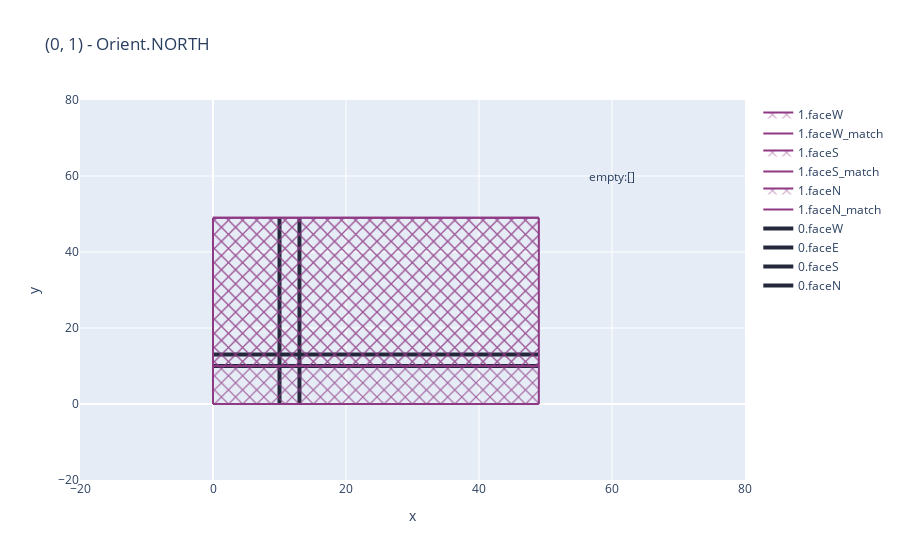
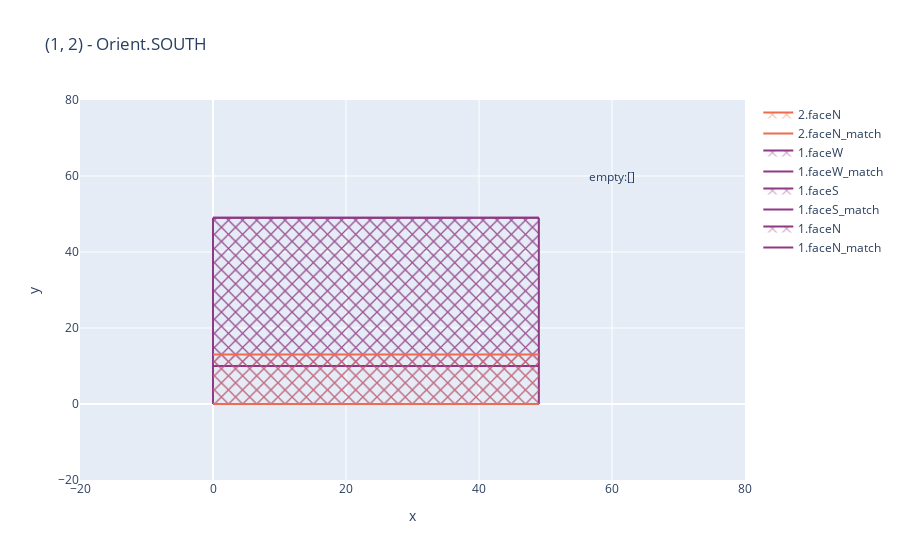
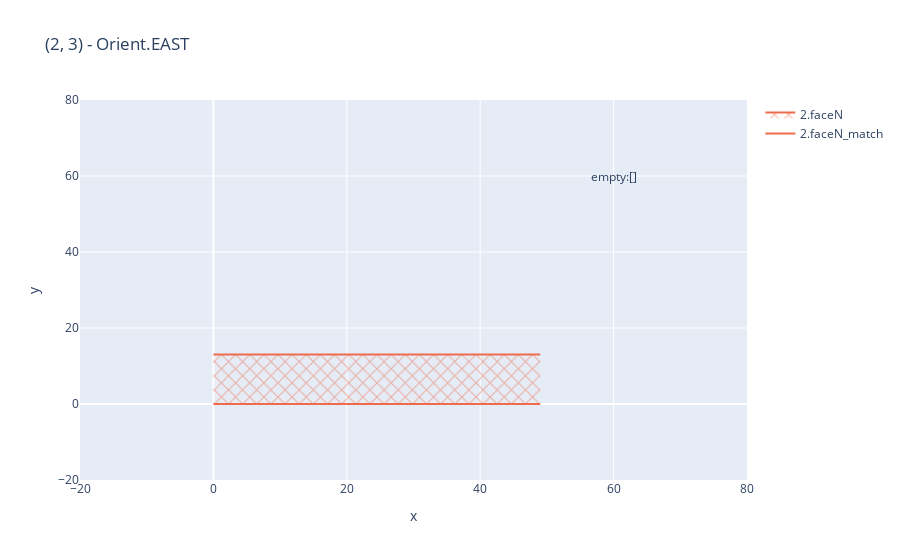
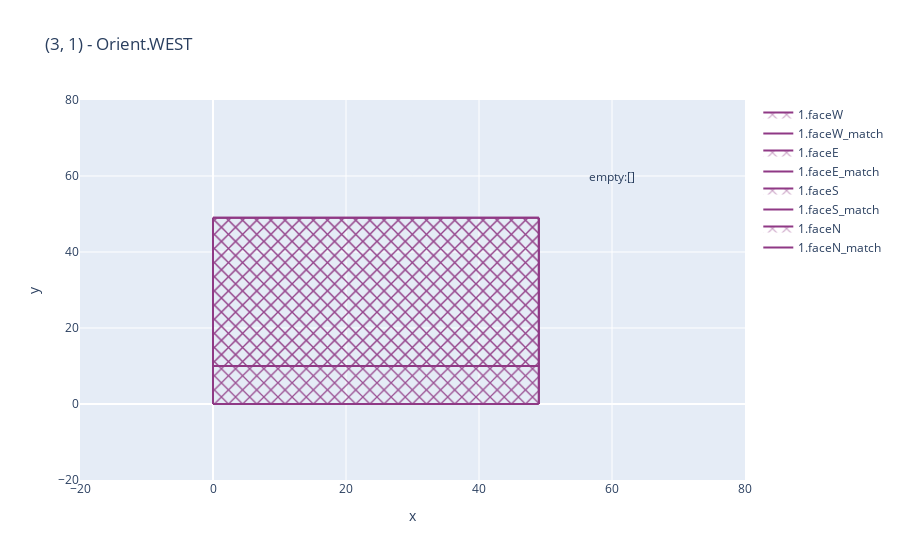

The notebook cell saved with these charts, in order:
### Code cell
s.see_updates()

### Figure 1 — Plotly figure (JSON) as saved in the notebook; plotly's stock layout.template omitted (floating-point values rounded to 4 significant figures)
{"data": [{"line": {"color": "#25283d", "width": 4}, "mode": "lines", "name": "0.faceN", "type": "scatter", "x": [0, 1, 2, 3, 4, 5, 6, 7, 8, 9, 10, 11, 12, 13, 14, 15, 16, 17, 18, 19, 20, 21, 22, 23, 24, 25, 26, 27, 28, 29, 30, 31, 32, 33, 34, 35, 36, 37, 38, 39, 40, 41, 42, 43, 44, 45, 46, 47, 48, 49], "y": [13, 13, 13, 13, 13, 13, 13, 13, 13, 13, 13, 13, 13, 13, 13, 13, 13, 13, 13, 13, 13, 13, 13, 13, 13, 13, 13, 13, 13, 13, 13, 13, 13, 13, 13, 13, 13, 13, 13, 13, 13, 13, 13, 13, 13, 13, 13, 13, 13, 13]}, {"line": {"color": "#25283d", "width": 4}, "mode": "lines", "name": "0.faceS", "type": "scatter", "x": [0, 1, 2, 3, 4, 5, 6, 7, 8, 9, 10, 11, 12, 13, 14, 15, 16, 17, 18, 19, 20, 21, 22, 23, 24, 25, 26, 27, 28, 29, 30, 31, 32, 33, 34, 35, 36, 37, 38, 39, 40, 41, 42, 43, 44, 45, 46, 47, 48, 49], "y": [10, 10, 10, 10, 10, 10, 10, 10, 10, 10, 10, 10, 10, 10, 10, 10, 10, 10, 10, 10, 10, 10, 10, 10, 10, 10, 10, 10, 10, 10, 10, 10, 10, 10, 10, 10, 10, 10, 10, 10, 10, 10, 10, 10, 10, 10, 10, 10, 10, 10]}, {"line": {"color": "#25283d", "width": 4}, "mode": "lines", "name": "0.faceE", "type": "scatter", "x": [13, 13, 13, 13, 13, 13, 13, 13, 13, 13, 13, 13, 13, 13, 13, 13, 13, 13, 13, 13, 13, 13, 13, 13, 13, 13, 13, 13, 13, 13, 13, 13, 13, 13, 13, 13, 13, 13, 13, 13, 13, 13, 13, 13, 13, 13, 13, 13, 13, 13], "y": [0, 1, 2, 3, 4, 5, 6, 7, 8, 9, 10, 11, 12, 13, 14, 15, 16, 17, 18, 19, 20, 21, 22, 23, 24, 25, 26, 27, 28, 29, 30, 31, 32, 33, 34, 35, 36, 37, 38, 39, 40, 41, 42, 43, 44, 45, 46, 47, 48, 49]}, {"line": {"color": "#25283d", "width": 4}, "mode": "lines", "name": "0.faceW", "type": "scatter", "x": [10, 10, 10, 10, 10, 10, 10, 10, 10, 10, 10, 10, 10, 10, 10, 10, 10, 10, 10, 10, 10, 10, 10, 10, 10, 10, 10, 10, 10, 10, 10, 10, 10, 10, 10, 10, 10, 10, 10, 10, 10, 10, 10, 10, 10, 10, 10, 10, 10, 10], "y": [0, 1, 2, 3, 4, 5, 6, 7, 8, 9, 10, 11, 12, 13, 14, 15, 16, 17, 18, 19, 20, 21, 22, 23, 24, 25, 26, 27, 28, 29, 30, 31, 32, 33, 34, 35, 36, 37, 38, 39, 40, 41, 42, 43, 44, 45, 46, 47, 48, 49]}, {"line": {"color": "#8f3985"}, "mode": "lines", "name": "1.faceN_match", "type": "scatter", "x": [0, 1, 2, 3, 4, 5, 6, 7, 8, 9, 10, 11, 12, 13, 14, 15, 16, 17, 18, 19, 20, 21, 22, 23, 24, 25, 26, 27, 28, 29, 30, 31, 32, 33, 34, 35, 36, 37, 38, 39, 40, 41, 42, 43, 44, 45, 46, 47, 48, 49], "y": [49, 49, 49, 49, 49, 49, 49, 49, 49, 49, 49, 49, 49, 49, 49, 49, 49, 49, 49, 49, 49, 49, 49, 49, 49, 49, 49, 49, 49, 49, 49, 49, 49, 49, 49, 49, 49, 49, 49, 49, 49, 49, 49, 49, 49, 49, 49, 49, 49, 49]}, {"fill": "tonexty", "fillpattern": {"fillmode": "replace", "shape": "x"}, "line": {"color": "#8f3985"}, "mode": "lines", "name": "1.faceN", "type": "scatter", "x": [0, 1, 2, 3, 4, 5, 6, 7, 8, 9, 10, 11, 12, 13, 14, 15, 16, 17, 18, 19, 20, 21, 22, 23, 24, 25, 26, 27, 28, 29, 30, 31, 32, 33, 34, 35, 36, 37, 38, 39, 40, 41, 42, 43, 44, 45, 46, 47, 48, 49], "y": [10, 10, 10, 10, 10, 10, 10, 10, 10, 10, 10, 10, 10, 10, 10, 10, 10, 10, 10, 10, 10, 10, 10, 10, 10, 10, 10, 10, 10, 10, 10, 10, 10, 10, 10, 10, 10, 10, 10, 10, 10, 10, 10, 10, 10, 10, 10, 10, 10, 10]}, {"line": {"color": "#8f3985"}, "mode": "lines", "name": "1.faceS_match", "type": "scatter", "x": [0, 1, 2, 3, 4, 5, 6, 7, 8, 9, 10, 11, 12, 13, 14, 15, 16, 17, 18, 19, 20, 21, 22, 23, 24, 25, 26, 27, 28, 29, 30, 31, 32, 33, 34, 35, 36, 37, 38, 39, 40, 41, 42, 43, 44, 45, 46, 47, 48, 49], "y": [49, 49, 49, 49, 49, 49, 49, 49, 49, 49, 49, 49, 49, 49, 49, 49, 49, 49, 49, 49, 49, 49, 49, 49, 49, 49, 49, 49, 49, 49, 49, 49, 49, 49, 49, 49, 49, 49, 49, 49, 49, 49, 49, 49, 49, 49, 49, 49, 49, 49]}, {"fill": "tonexty", "fillpattern": {"fillmode": "replace", "shape": "x"}, "line": {"color": "#8f3985"}, "mode": "lines", "name": "1.faceS", "type": "scatter", "x": [0, 1, 2, 3, 4, 5, 6, 7, 8, 9, 10, 11, 12, 13, 14, 15, 16, 17, 18, 19, 20, 21, 22, 23, 24, 25, 26, 27, 28, 29, 30, 31, 32, 33, 34, 35, 36, 37, 38, 39, 40, 41, 42, 43, 44, 45, 46, 47, 48, 49], "y": [0, 0, 0, 0, 0, 0, 0, 0, 0, 0, 0, 0, 0, 0, 0, 0, 0, 0, 0, 0, 0, 0, 0, 0, 0, 0, 0, 0, 0, 0, 0, 0, 0, 0, 0, 0, 0, 0, 0, 0, 0, 0, 0, 0, 0, 0, 0, 0, 0, 0]}, {"line": {"color": "#8f3985"}, "mode": "lines", "name": "1.faceW_match", "type": "scatter", "x": [49, 49, 49, 49, 49, 49, 49, 49, 49, 49, 49, 49, 49, 49, 49, 49, 49, 49, 49, 49, 49, 49, 49, 49, 49, 49, 49, 49, 49, 49, 49, 49, 49, 49, 49, 49, 49, 49, 49, 49, 49, 49, 49, 49, 49, 49, 49, 49, 49, 49], "y": [0, 1, 2, 3, 4, 5, 6, 7, 8, 9, 10, 11, 12, 13, 14, 15, 16, 17, 18, 19, 20, 21, 22, 23, 24, 25, 26, 27, 28, 29, 30, 31, 32, 33, 34, 35, 36, 37, 38, 39, 40, 41, 42, 43, 44, 45, 46, 47, 48, 49]}, {"fill": "tonextx", "fillpattern": {"fillmode": "replace", "shape": "x"}, "line": {"color": "#8f3985"}, "mode": "lines", "name": "1.faceW", "type": "scatter", "x": [0, 0, 0, 0, 0, 0, 0, 0, 0, 0, 0, 0, 0, 0, 0, 0, 0, 0, 0, 0, 0, 0, 0, 0, 0, 0, 0, 0, 0, 0, 0, 0, 0, 0, 0, 0, 0, 0, 0, 0, 0, 0, 0, 0, 0, 0, 0, 0, 0, 0], "y": [0, 1, 2, 3, 4, 5, 6, 7, 8, 9, 10, 11, 12, 13, 14, 15, 16, 17, 18, 19, 20, 21, 22, 23, 24, 25, 26, 27, 28, 29, 30, 31, 32, 33, 34, 35, 36, 37, 38, 39, 40, 41, 42, 43, 44, 45, 46, 47, 48, 49]}], "layout": {"annotations": [{"showarrow": false, "text": "empty:[]", "x": 60, "y": 60}], "title": {"text": "(0, 1) - Orient.NORTH"}, "xaxis": {"range": [-20, 80], "title": {"text": "x"}}, "yaxis": {"range": [-20, 80], "title": {"text": "y"}}}}

### Figure 2 — Plotly figure (JSON) as saved in the notebook; plotly's stock layout.template omitted (floating-point values rounded to 4 significant figures)
{"data": [{"line": {"color": "#8f3985"}, "mode": "lines", "name": "1.faceN_match", "type": "scatter", "x": [0, 1, 2, 3, 4, 5, 6, 7, 8, 9, 10, 11, 12, 13, 14, 15, 16, 17, 18, 19, 20, 21, 22, 23, 24, 25, 26, 27, 28, 29, 30, 31, 32, 33, 34, 35, 36, 37, 38, 39, 40, 41, 42, 43, 44, 45, 46, 47, 48, 49], "y": [49, 49, 49, 49, 49, 49, 49, 49, 49, 49, 49, 49, 49, 49, 49, 49, 49, 49, 49, 49, 49, 49, 49, 49, 49, 49, 49, 49, 49, 49, 49, 49, 49, 49, 49, 49, 49, 49, 49, 49, 49, 49, 49, 49, 49, 49, 49, 49, 49, 49]}, {"fill": "tonexty", "fillpattern": {"fillmode": "replace", "shape": "x"}, "line": {"color": "#8f3985"}, "mode": "lines", "name": "1.faceN", "type": "scatter", "x": [0, 1, 2, 3, 4, 5, 6, 7, 8, 9, 10, 11, 12, 13, 14, 15, 16, 17, 18, 19, 20, 21, 22, 23, 24, 25, 26, 27, 28, 29, 30, 31, 32, 33, 34, 35, 36, 37, 38, 39, 40, 41, 42, 43, 44, 45, 46, 47, 48, 49], "y": [10, 10, 10, 10, 10, 10, 10, 10, 10, 10, 10, 10, 10, 10, 10, 10, 10, 10, 10, 10, 10, 10, 10, 10, 10, 10, 10, 10, 10, 10, 10, 10, 10, 10, 10, 10, 10, 10, 10, 10, 10, 10, 10, 10, 10, 10, 10, 10, 10, 10]}, {"line": {"color": "#8f3985"}, "mode": "lines", "name": "1.faceS_match", "type": "scatter", "x": [0, 1, 2, 3, 4, 5, 6, 7, 8, 9, 10, 11, 12, 13, 14, 15, 16, 17, 18, 19, 20, 21, 22, 23, 24, 25, 26, 27, 28, 29, 30, 31, 32, 33, 34, 35, 36, 37, 38, 39, 40, 41, 42, 43, 44, 45, 46, 47, 48, 49], "y": [49, 49, 49, 49, 49, 49, 49, 49, 49, 49, 49, 49, 49, 49, 49, 49, 49, 49, 49, 49, 49, 49, 49, 49, 49, 49, 49, 49, 49, 49, 49, 49, 49, 49, 49, 49, 49, 49, 49, 49, 49, 49, 49, 49, 49, 49, 49, 49, 49, 49]}, {"fill": "tonexty", "fillpattern": {"fillmode": "replace", "shape": "x"}, "line": {"color": "#8f3985"}, "mode": "lines", "name": "1.faceS", "type": "scatter", "x": [0, 1, 2, 3, 4, 5, 6, 7, 8, 9, 10, 11, 12, 13, 14, 15, 16, 17, 18, 19, 20, 21, 22, 23, 24, 25, 26, 27, 28, 29, 30, 31, 32, 33, 34, 35, 36, 37, 38, 39, 40, 41, 42, 43, 44, 45, 46, 47, 48, 49], "y": [0, 0, 0, 0, 0, 0, 0, 0, 0, 0, 0, 0, 0, 0, 0, 0, 0, 0, 0, 0, 0, 0, 0, 0, 0, 0, 0, 0, 0, 0, 0, 0, 0, 0, 0, 0, 0, 0, 0, 0, 0, 0, 0, 0, 0, 0, 0, 0, 0, 0]}, {"line": {"color": "#8f3985"}, "mode": "lines", "name": "1.faceW_match", "type": "scatter", "x": [49, 49, 49, 49, 49, 49, 49, 49, 49, 49, 49, 49, 49, 49, 49, 49, 49, 49, 49, 49, 49, 49, 49, 49, 49, 49, 49, 49, 49, 49, 49, 49, 49, 49, 49, 49, 49, 49, 49, 49, 49, 49, 49, 49, 49, 49, 49, 49, 49, 49], "y": [0, 1, 2, 3, 4, 5, 6, 7, 8, 9, 10, 11, 12, 13, 14, 15, 16, 17, 18, 19, 20, 21, 22, 23, 24, 25, 26, 27, 28, 29, 30, 31, 32, 33, 34, 35, 36, 37, 38, 39, 40, 41, 42, 43, 44, 45, 46, 47, 48, 49]}, {"fill": "tonextx", "fillpattern": {"fillmode": "replace", "shape": "x"}, "line": {"color": "#8f3985"}, "mode": "lines", "name": "1.faceW", "type": "scatter", "x": [0, 0, 0, 0, 0, 0, 0, 0, 0, 0, 0, 0, 0, 0, 0, 0, 0, 0, 0, 0, 0, 0, 0, 0, 0, 0, 0, 0, 0, 0, 0, 0, 0, 0, 0, 0, 0, 0, 0, 0, 0, 0, 0, 0, 0, 0, 0, 0, 0, 0], "y": [0, 1, 2, 3, 4, 5, 6, 7, 8, 9, 10, 11, 12, 13, 14, 15, 16, 17, 18, 19, 20, 21, 22, 23, 24, 25, 26, 27, 28, 29, 30, 31, 32, 33, 34, 35, 36, 37, 38, 39, 40, 41, 42, 43, 44, 45, 46, 47, 48, 49]}, {"line": {"color": "#ee6c4d"}, "mode": "lines", "name": "2.faceN_match", "type": "scatter", "x": [0, 1, 2, 3, 4, 5, 6, 7, 8, 9, 10, 11, 12, 13, 14, 15, 16, 17, 18, 19, 20, 21, 22, 23, 24, 25, 26, 27, 28, 29, 30, 31, 32, 33, 34, 35, 36, 37, 38, 39, 40, 41, 42, 43, 44, 45, 46, 47, 48, 49], "y": [13, 13, 13, 13, 13, 13, 13, 13, 13, 13, 13, 13, 13, 13, 13, 13, 13, 13, 13, 13, 13, 13, 13, 13, 13, 13, 13, 13, 13, 13, 13, 13, 13, 13, 13, 13, 13, 13, 13, 13, 13, 13, 13, 13, 13, 13, 13, 13, 13, 13]}, {"fill": "tonexty", "fillpattern": {"fillmode": "replace", "shape": "x"}, "line": {"color": "#ee6c4d"}, "mode": "lines", "name": "2.faceN", "type": "scatter", "x": [0, 1, 2, 3, 4, 5, 6, 7, 8, 9, 10, 11, 12, 13, 14, 15, 16, 17, 18, 19, 20, 21, 22, 23, 24, 25, 26, 27, 28, 29, 30, 31, 32, 33, 34, 35, 36, 37, 38, 39, 40, 41, 42, 43, 44, 45, 46, 47, 48, 49], "y": [0, 0, 0, 0, 0, 0, 0, 0, 0, 0, 0, 0, 0, 0, 0, 0, 0, 0, 0, 0, 0, 0, 0, 0, 0, 0, 0, 0, 0, 0, 0, 0, 0, 0, 0, 0, 0, 0, 0, 0, 0, 0, 0, 0, 0, 0, 0, 0, 0, 0]}], "layout": {"annotations": [{"showarrow": false, "text": "empty:[]", "x": 60, "y": 60}], "title": {"text": "(1, 2) - Orient.SOUTH"}, "xaxis": {"range": [-20, 80], "title": {"text": "x"}}, "yaxis": {"range": [-20, 80], "title": {"text": "y"}}}}

### Figure 3 — Plotly figure (JSON) as saved in the notebook; plotly's stock layout.template omitted (floating-point values rounded to 4 significant figures)
{"data": [{"line": {"color": "#ee6c4d"}, "mode": "lines", "name": "2.faceN_match", "type": "scatter", "x": [0, 1, 2, 3, 4, 5, 6, 7, 8, 9, 10, 11, 12, 13, 14, 15, 16, 17, 18, 19, 20, 21, 22, 23, 24, 25, 26, 27, 28, 29, 30, 31, 32, 33, 34, 35, 36, 37, 38, 39, 40, 41, 42, 43, 44, 45, 46, 47, 48, 49], "y": [13, 13, 13, 13, 13, 13, 13, 13, 13, 13, 13, 13, 13, 13, 13, 13, 13, 13, 13, 13, 13, 13, 13, 13, 13, 13, 13, 13, 13, 13, 13, 13, 13, 13, 13, 13, 13, 13, 13, 13, 13, 13, 13, 13, 13, 13, 13, 13, 13, 13]}, {"fill": "tonexty", "fillpattern": {"fillmode": "replace", "shape": "x"}, "line": {"color": "#ee6c4d"}, "mode": "lines", "name": "2.faceN", "type": "scatter", "x": [0, 1, 2, 3, 4, 5, 6, 7, 8, 9, 10, 11, 12, 13, 14, 15, 16, 17, 18, 19, 20, 21, 22, 23, 24, 25, 26, 27, 28, 29, 30, 31, 32, 33, 34, 35, 36, 37, 38, 39, 40, 41, 42, 43, 44, 45, 46, 47, 48, 49], "y": [0, 0, 0, 0, 0, 0, 0, 0, 0, 0, 0, 0, 0, 0, 0, 0, 0, 0, 0, 0, 0, 0, 0, 0, 0, 0, 0, 0, 0, 0, 0, 0, 0, 0, 0, 0, 0, 0, 0, 0, 0, 0, 0, 0, 0, 0, 0, 0, 0, 0]}], "layout": {"annotations": [{"showarrow": false, "text": "empty:[]", "x": 60, "y": 60}], "title": {"text": "(2, 3) - Orient.EAST"}, "xaxis": {"range": [-20, 80], "title": {"text": "x"}}, "yaxis": {"range": [-20, 80], "title": {"text": "y"}}}}

### Figure 4 — Plotly figure (JSON) as saved in the notebook; plotly's stock layout.template omitted (floating-point values rounded to 4 significant figures)
{"data": [{"line": {"color": "#8f3985"}, "mode": "lines", "name": "1.faceN_match", "type": "scatter", "x": [0, 1, 2, 3, 4, 5, 6, 7, 8, 9, 10, 11, 12, 13, 14, 15, 16, 17, 18, 19, 20, 21, 22, 23, 24, 25, 26, 27, 28, 29, 30, 31, 32, 33, 34, 35, 36, 37, 38, 39, 40, 41, 42, 43, 44, 45, 46, 47, 48, 49], "y": [49, 49, 49, 49, 49, 49, 49, 49, 49, 49, 49, 49, 49, 49, 49, 49, 49, 49, 49, 49, 49, 49, 49, 49, 49, 49, 49, 49, 49, 49, 49, 49, 49, 49, 49, 49, 49, 49, 49, 49, 49, 49, 49, 49, 49, 49, 49, 49, 49, 49]}, {"fill": "tonexty", "fillpattern": {"fillmode": "replace", "shape": "x"}, "line": {"color": "#8f3985"}, "mode": "lines", "name": "1.faceN", "type": "scatter", "x": [0, 1, 2, 3, 4, 5, 6, 7, 8, 9, 10, 11, 12, 13, 14, 15, 16, 17, 18, 19, 20, 21, 22, 23, 24, 25, 26, 27, 28, 29, 30, 31, 32, 33, 34, 35, 36, 37, 38, 39, 40, 41, 42, 43, 44, 45, 46, 47, 48, 49], "y": [10, 10, 10, 10, 10, 10, 10, 10, 10, 10, 10, 10, 10, 10, 10, 10, 10, 10, 10, 10, 10, 10, 10, 10, 10, 10, 10, 10, 10, 10, 10, 10, 10, 10, 10, 10, 10, 10, 10, 10, 10, 10, 10, 10, 10, 10, 10, 10, 10, 10]}, {"line": {"color": "#8f3985"}, "mode": "lines", "name": "1.faceS_match", "type": "scatter", "x": [0, 1, 2, 3, 4, 5, 6, 7, 8, 9, 10, 11, 12, 13, 14, 15, 16, 17, 18, 19, 20, 21, 22, 23, 24, 25, 26, 27, 28, 29, 30, 31, 32, 33, 34, 35, 36, 37, 38, 39, 40, 41, 42, 43, 44, 45, 46, 47, 48, 49], "y": [49, 49, 49, 49, 49, 49, 49, 49, 49, 49, 49, 49, 49, 49, 49, 49, 49, 49, 49, 49, 49, 49, 49, 49, 49, 49, 49, 49, 49, 49, 49, 49, 49, 49, 49, 49, 49, 49, 49, 49, 49, 49, 49, 49, 49, 49, 49, 49, 49, 49]}, {"fill": "tonexty", "fillpattern": {"fillmode": "replace", "shape": "x"}, "line": {"color": "#8f3985"}, "mode": "lines", "name": "1.faceS", "type": "scatter", "x": [0, 1, 2, 3, 4, 5, 6, 7, 8, 9, 10, 11, 12, 13, 14, 15, 16, 17, 18, 19, 20, 21, 22, 23, 24, 25, 26, 27, 28, 29, 30, 31, 32, 33, 34, 35, 36, 37, 38, 39, 40, 41, 42, 43, 44, 45, 46, 47, 48, 49], "y": [0, 0, 0, 0, 0, 0, 0, 0, 0, 0, 0, 0, 0, 0, 0, 0, 0, 0, 0, 0, 0, 0, 0, 0, 0, 0, 0, 0, 0, 0, 0, 0, 0, 0, 0, 0, 0, 0, 0, 0, 0, 0, 0, 0, 0, 0, 0, 0, 0, 0]}, {"line": {"color": "#8f3985"}, "mode": "lines", "name": "1.faceE_match", "type": "scatter", "x": [49, 49, 49, 49, 49, 49, 49, 49, 49, 49, 49, 49, 49, 49, 49, 49, 49, 49, 49, 49, 49, 49, 49, 49, 49, 49, 49, 49, 49, 49, 49, 49, 49, 49, 49, 49, 49, 49, 49, 49, 49, 49, 49, 49, 49, 49, 49, 49, 49, 49], "y": [0, 1, 2, 3, 4, 5, 6, 7, 8, 9, 10, 11, 12, 13, 14, 15, 16, 17, 18, 19, 20, 21, 22, 23, 24, 25, 26, 27, 28, 29, 30, 31, 32, 33, 34, 35, 36, 37, 38, 39, 40, 41, 42, 43, 44, 45, 46, 47, 48, 49]}, {"fill": "tonextx", "fillpattern": {"fillmode": "replace", "shape": "x"}, "line": {"color": "#8f3985"}, "mode": "lines", "name": "1.faceE", "type": "scatter", "x": [0, 0, 0, 0, 0, 0, 0, 0, 0, 0, 0, 0, 0, 0, 0, 0, 0, 0, 0, 0, 0, 0, 0, 0, 0, 0, 0, 0, 0, 0, 0, 0, 0, 0, 0, 0, 0, 0, 0, 0, 0, 0, 0, 0, 0, 0, 0, 0, 0, 0], "y": [0, 1, 2, 3, 4, 5, 6, 7, 8, 9, 10, 11, 12, 13, 14, 15, 16, 17, 18, 19, 20, 21, 22, 23, 24, 25, 26, 27, 28, 29, 30, 31, 32, 33, 34, 35, 36, 37, 38, 39, 40, 41, 42, 43, 44, 45, 46, 47, 48, 49]}, {"line": {"color": "#8f3985"}, "mode": "lines", "name": "1.faceW_match", "type": "scatter", "x": [49, 49, 49, 49, 49, 49, 49, 49, 49, 49, 49, 49, 49, 49, 49, 49, 49, 49, 49, 49, 49, 49, 49, 49, 49, 49, 49, 49, 49, 49, 49, 49, 49, 49, 49, 49, 49, 49, 49, 49, 49, 49, 49, 49, 49, 49, 49, 49, 49, 49], "y": [0, 1, 2, 3, 4, 5, 6, 7, 8, 9, 10, 11, 12, 13, 14, 15, 16, 17, 18, 19, 20, 21, 22, 23, 24, 25, 26, 27, 28, 29, 30, 31, 32, 33, 34, 35, 36, 37, 38, 39, 40, 41, 42, 43, 44, 45, 46, 47, 48, 49]}, {"fill": "tonextx", "fillpattern": {"fillmode": "replace", "shape": "x"}, "line": {"color": "#8f3985"}, "mode": "lines", "name": "1.faceW", "type": "scatter", "x": [0, 0, 0, 0, 0, 0, 0, 0, 0, 0, 0, 0, 0, 0, 0, 0, 0, 0, 0, 0, 0, 0, 0, 0, 0, 0, 0, 0, 0, 0, 0, 0, 0, 0, 0, 0, 0, 0, 0, 0, 0, 0, 0, 0, 0, 0, 0, 0, 0, 0], "y": [0, 1, 2, 3, 4, 5, 6, 7, 8, 9, 10, 11, 12, 13, 14, 15, 16, 17, 18, 19, 20, 21, 22, 23, 24, 25, 26, 27, 28, 29, 30, 31, 32, 33, 34, 35, 36, 37, 38, 39, 40, 41, 42, 43, 44, 45, 46, 47, 48, 49]}], "layout": {"annotations": [{"showarrow": false, "text": "empty:[]", "x": 60, "y": 60}], "title": {"text": "(3, 1) - Orient.WEST"}, "xaxis": {"range": [-20, 80], "title": {"text": "x"}}, "yaxis": {"range": [-20, 80], "title": {"text": "y"}}}}
